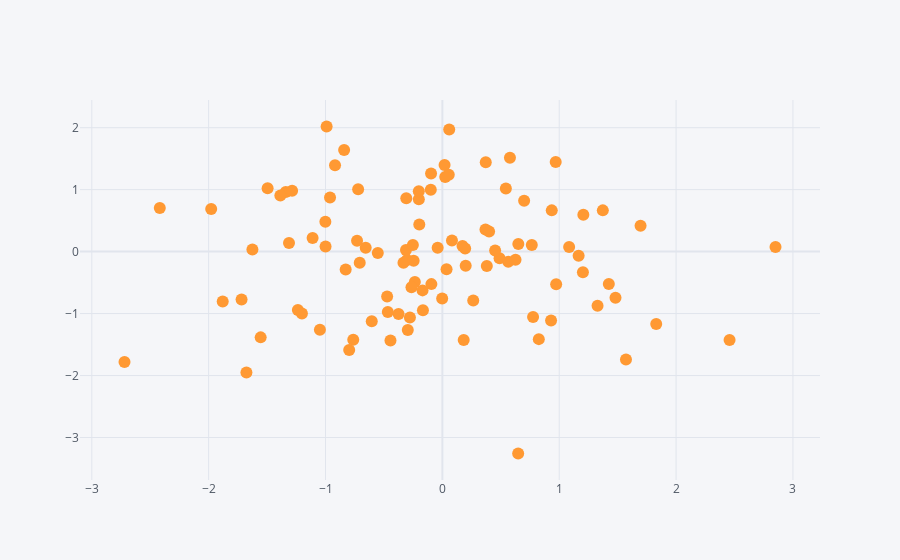

Write notebook code for a chart like this one.
### Code cell
df.iplot(x ='A',y='B', mode = 'markers')
